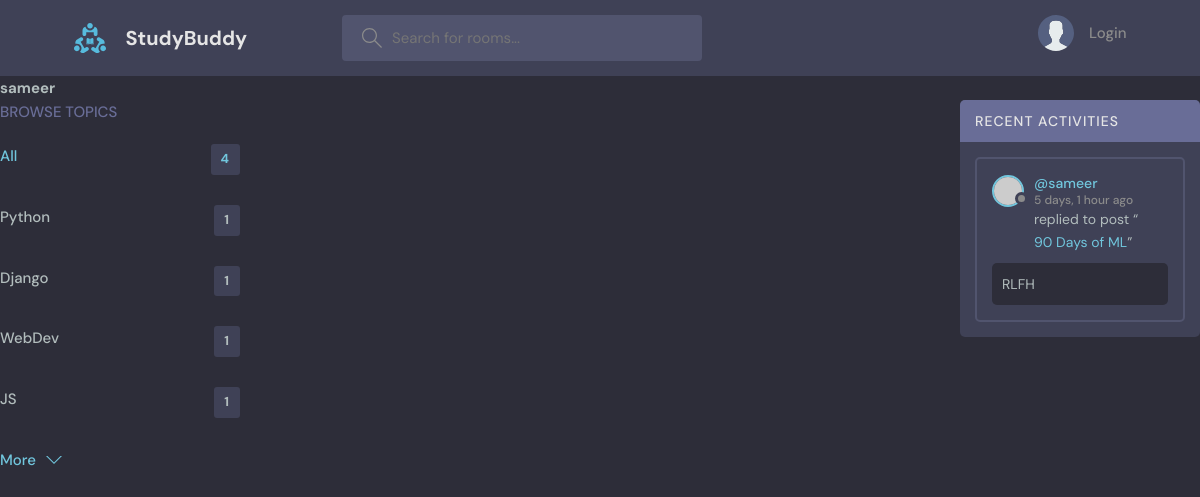
Screenshot of /profile/3/ with the database file from the repository.
### base/models.py (models this page shows, shortened)
class Topic(models.Model):
    name = models.CharField(max_length=200)

class Message(models.Model):
    user = models.ForeignKey(User, on_delete=models.CASCADE)
    room = models.ForeignKey(Room, on_delete=models.CASCADE)
    body = models.TextField()
    updated = models.DateTimeField(auto_now=True)
    created = models.DateTimeField(auto_now_add=True)
    class Meta:
        ordering = ['-updated','-created']
    def __str__(self):
        return self.body[0:50]

class Room(models.Model):
    host = models.ForeignKey(User, on_delete=models.SET_NULL, null=True)
    topic = models.ForeignKey(Topic, on_delete=models.SET_NULL, null=True)
    name = models.CharField(max_length=200)
    description = models.TextField(null=True, blank = True)
    participants = models.ManyToManyField(User, related_name='participants', blank=True)
    updated = models.DateTimeField(auto_now=True)
    created = models.DateTimeField(auto_now_add=True)
    class Meta:
        ordering = ['-updated','-created']
    def __str__(self):
        return self.name

### base/views.py (the view)
# urls.py: path('profile/<str:pk>/',views.userProfile, name="user-profile"),
def userProfile(request, pk):
    user = User.objects.get(id=pk)
    rooms = user.room_set.all()
    room_messages = user.message_set.all()
    topics = Topic.objects.all()
    context = {'user': user, "rooms": rooms, "room_messages": room_messages, "topics":topics}
    return render(request,'base/profile.html',context)

### base/templates/base/profile.html (shortened to what this page needs)
{% extends 'main.html' %}
{% block content %}
<h1>{{user.username}}</h1>
<div class="profile-container">
    <div>
        {% include 'base/topics_component.html' %}
    </div>
    <div>
    </div>
    <div>
        {% include 'base/activity_component.html' %}
    </div>
</div>
{% endblock content %}

### base/templates/base/topics_component.html
<div class="topics">
  <div class="topics__header">
    <h2>Browse Topics</h2>
  </div>
  <ul class="topics__list">
    <li>
      <a href="{% url 'home' %}" class="active">All <span>{{topics.count}}</span></a>
    </li>
    {% for topic in topics %}
    <li>
      <a href="{% url 'home' %}?q={{topic.name}}">{{topic.name}} <span>{{topic.room_set.all.count}}</span></a>
    </li>
    {% endfor %}
  </ul>
  <a class="btn btn--link" href="topics.html">
    More
    <svg
      version="1.1"
      xmlns="http://www.w3.org/2000/svg"
      width="32"
      height="32"
      viewBox="0 0 32 32"
    >
      <title>chevron-down</title>
      <path d="M16 21l-13-13h-3l16 16 16-16h-3l-13 13z"></path>
    </svg>
  </a>
</div>

### base/templates/base/activity_component.html (shortened to what this page needs)
<div class="activities">
  <div class="activities__header">
    <h2>Recent Activities</h2>
  </div>
  {% for message in room_messages %}
  <div class="activities__box">
    <div class="activities__boxHeader roomListRoom__header">
      <a href="{% url 'user-profile' message.user.id %}" class="roomListRoom__author">
        <div class="avatar avatar--small">
          <img src="https://randomuser.me/api/portraits/women/11.jpg" />
        </div>
        <p>
          @{{message.user}}
          <span>{{message.created|timesince}} ago</span>
        </p>
      </a>
    </div>
    <div class="activities__boxContent">
      <p>replied to post “<a href="{% url 'room' message.room.id %}">{{message.room}}</a>”</p>
      <div class="activities__boxRoomContent">
        {{message}}
      </div>
    </div>
  </div>
  {% endfor %}
</div>

### static/styles/style.css (style rules this page uses)
:root { --color-main: #71c6dd; --color-main-light: #e1f6fb; --color-dark: #3f4156; --color-dark-medium: #51546e; --color-dark-light: #696d97; --color-light: #e5e5e5; --color-gray: #8b8b8b; --color-light-gray: #b2bdbd; --color-bg: #2d2d39; --color-success: #5dd693; --color-error: #fc4b0b; }
* { font-family: "DM Sans", -apple-system, BlinkMacSystemFont, "Segoe UI", Roboto, Oxygen, Ubuntu, Cantarell, "Open Sans", "Helvetica Neue", sans-serif; margin: 0; padding: 0; box-sizing: border-box; text-rendering: optimizeLegibility; font-size: inherit; }
html { font-size: 56.25%; }
@media only screen and (min-width: 1200px) { html { font-size: 62.5%; } }
body { line-height: 1.6; font-weight: 400; font-size: 1.5rem; color: var(--color-light-gray); background-color: var(--color-bg); min-height: 100vh; }
img { width: 100%; }
a { display: inline-block; color: var(--color-main); text-decoration: none; }
.btn { background-color: transparent; border: none; display: inline-flex; align-items: center; gap: 1rem; cursor: pointer; transition: all ease-in-out 0.3s; padding: 1rem 2rem; border-radius: 5px; box-shadow: 1px 1px 3px 1px rgba(0, 0, 0, 0.15); font-weight: 500; }
.btn--link { border-radius: 0; padding: 0; color: var(--color-main); box-shadow: none; }
.btn > svg { fill: currentColor; width: 1.6rem; height: 1.6rem; }
.avatar { position: relative; display: inline-block; border-radius: 50%; border: 2px solid var(--color-main); }
.avatar img { display: block; border-radius: 50%; object-fit: cover; object-position: center; }
.avatar::after { content: ""; display: block; position: absolute; background-color: var(--color-gray); z-index: 111; border-radius: 50%; border: 0.3rem solid var(--color-dark); }
.avatar.avatar--small img { width: 2.8rem; height: 2.8rem; }
.avatar.avatar--small:after { width: 0.7rem; height: 0.7rem; bottom: 0px; right: -6px; }
.topics__header { margin-bottom: 2rem; }
.topics__header h2 { text-transform: uppercase; font-weight: 500; color: var(--color-dark-light); }
.topics__list { list-style: none; }
.topics__list li a { display: flex; justify-content: space-between; margin-bottom: 3rem; font-weight: 500; color: var(--color-light-gray); transition: all 0.3s ease-in-out; }
.topics__list li a.active, .topics__list li a:hover { color: var(--color-main); }
.topics__list li a span { padding: 0.5rem 1rem; background-color: var(--color-dark); border-radius: 3px; font-size: 1.3rem; font-weight: 700; letter-spacing: 1px; }
.roomListRoom__header { display: flex; justify-content: space-between; align-items: center; }
.roomListRoom__author { font-weight: 500; display: flex; align-items: center; gap: 1rem; }
.activities { background: var(--color-dark); border-radius: 5px; overflow: hidden; }
.activities__header h2 { background-color: var(--color-dark-light); text-transform: uppercase; font-weight: 500; padding: 1rem 1.5rem; color: var(--color-light); letter-spacing: 1px; font-size: 1.4rem; }
.activities__box { margin: 1.5rem; padding: 1.5rem; border: 2px solid var(--color-dark-medium); border-radius: 5px; }
.activities__boxHeader p { font-size: 1.4rem; line-height: 1.3; }
.activities__boxHeader p span { color: var(--color-gray); font-size: 1.2rem; display: block; }
.activities__boxContent { margin-left: 4.2rem; }
.activities__boxContent { font-size: 1.4rem; }
.activities__boxRoomContent { background: var(--color-bg); padding: 1rem; border-radius: 5px; margin-top: 1rem; margin-left: -4.2rem; }

### base/templates/base/profile.html (style rules this page uses)
.profile-container { display: grid; grid-template-columns: 1fr 3fr 1fr; }

### rows the page displays
Topic: name "Python", room_set.all.count "1"
Topic: name "Django", room_set.all.count "1"
Topic: name "WebDev", room_set.all.count "1"
Topic: name "JS", room_set.all.count "1"
Message: user "sameer", created "5 days, 1 hour", room "90 Days of ML", body "RLFH"

### other values shown
{{ user.username }} "sameer"
{{ topics.count }} "4"
